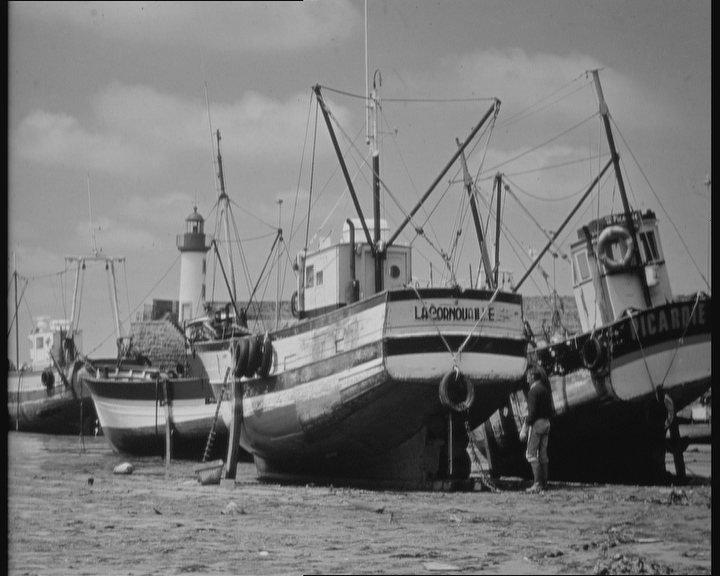
#> input picture assets/ass1/boats.bmp, 720 x 576 px, found by its file name
$ python ass2B.py
#> lines starting #> are read from the running program, lines starting #| are printed output that depends on the picture
import cv2
import numpy as np
import os


def log_transform(image_path, output_folder, c=1.0):
    """
    Apply log transformation to an image and save the result in the specified folder.

    Parameters:
    - image_path (str): Path to the input image.
    - output_folder (str): Path to the folder where the transformed image will be saved.
    - c (float): Scaling constant for the log transformation (default is 1.0).

    Returns:
    - output_path (str): Path to the saved log-transformed image.
    """
#> called with image_path = '../assets/ass1/boats.bmp', output_folder = 'assets/p1/log_transform', c = 1
    # Step 1: Read the image
    image = cv2.imread(image_path)
#> image is the input picture: shape (576, 720, 3); min 3, max 220, mean 120
    if image is None:
        raise FileNotFoundError(f"Image not found at path: {image_path}")

    # Step 2: Convert to grayscale
    gray_image = cv2.cvtColor(image, cv2.COLOR_BGR2GRAY)

    # Step 3: Normalize the pixel values to [0, 1]
    normalized_image = gray_image / 255.0

    # Step 4: Apply the log transform
    log_transformed = c * np.log(1 + normalized_image)
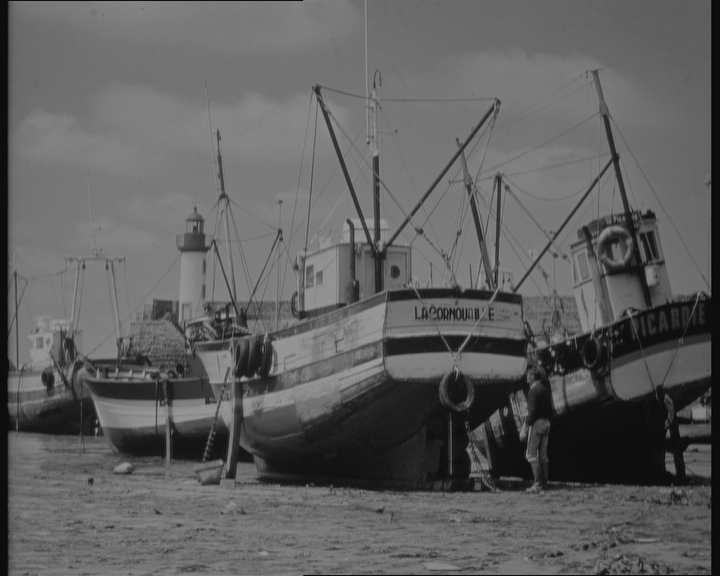
#> log_transformed: shape (576, 720) float64; min 0.0117, max 0.622, mean 0.376

    # Step 5: Scale back to [0, 255]
    log_transformed = np.uint8(255 * log_transformed)

    # Step 6: Create output folder if it doesn't exist
    if not os.path.exists(output_folder):
        os.makedirs(output_folder)

    # Step 7: Save the transformed image
    output_path = os.path.join(output_folder, 'log_transformed.jpg')
    cv2.imwrite(output_path, log_transformed)

    print(f"Log-transformed image saved at: {output_path}")
    return output_path


def gamma_transform(image_path, output_folder, gamma=1.0, c=1.0):
    """
    Apply gamma transformation to an image and save the result in the specified folder.

    Parameters:
    - image_path (str): Path to the input image.
    - output_folder (str): Path to the folder where the transformed image will be saved.
    - gamma (float): Gamma value for the transformation (default is 1.0).
    - c (float): Scaling constant for the gamma transformation (default is 1.0).

    Returns:
    - output_path (str): Path to the saved gamma-transformed image.
    """
#> called with image_path = '../assets/ass1/boats.bmp', output_folder = 'assets/p1/log_transform', gamma = 0.1, c = 1
    # Step 1: Read the image
    image = cv2.imread(image_path)
    if image is None:
        raise FileNotFoundError(f"Image not found at path: {image_path}")

    # Step 2: Convert to grayscale (optional, gamma can be applied to color images as well)
    gray_image = cv2.cvtColor(image, cv2.COLOR_BGR2GRAY)

    # Step 3: Normalize the pixel values to [0, 1]
    normalized_image = gray_image / 255.0

    # Step 4: Apply the gamma transform
    gamma_transformed = c * np.power(normalized_image, gamma)
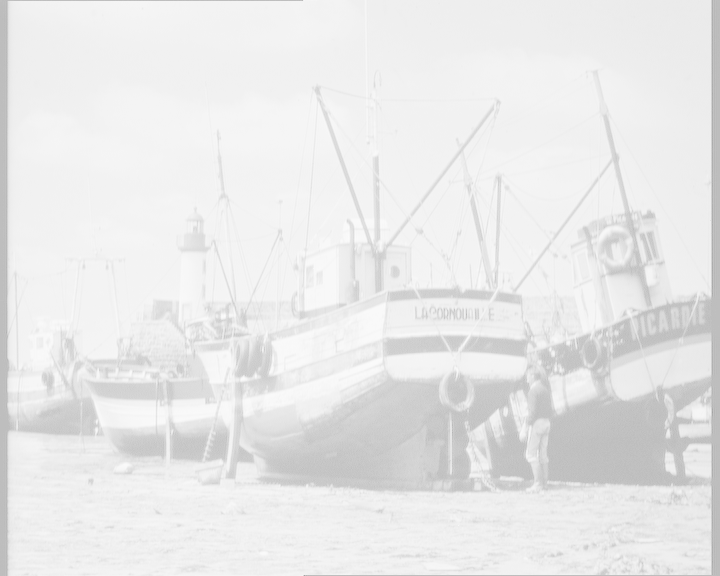
#> gamma_transformed: shape (576, 720) float64; min 0.641, max 0.985, mean 0.914

    # Step 5: Scale back to [0, 255]
    gamma_transformed = np.uint8(255 * gamma_transformed)

    # Step 6: Create output folder if it doesn't exist
    if not os.path.exists(output_folder):
        os.makedirs(output_folder)

    # Step 7: Save the transformed image
    output_path = os.path.join(
        output_folder, f'gamma_transformed_gamma_{gamma}.jpg')
    cv2.imwrite(output_path, gamma_transformed)

    print(f"Gamma-transformed image saved at: {output_path}")
    return output_path


# Example Usage
input_image_path = '../assets/ass1/boats.bmp'
output_directory = 'assets/p1/log_transform'

# Call the function
log_transform(input_image_path, output_directory, c=1)


# Apply gamma transform with gamma = 2.2 (brightens the image)
gamma_transform(input_image_path, output_directory, gamma=0.1)

# Apply gamma transform with gamma = 0.5 (darkens the image)
# gamma_transform(input_image_path, output_directory, 1)

# gamma_transform(input_image_path, output_directory, 2.2)
